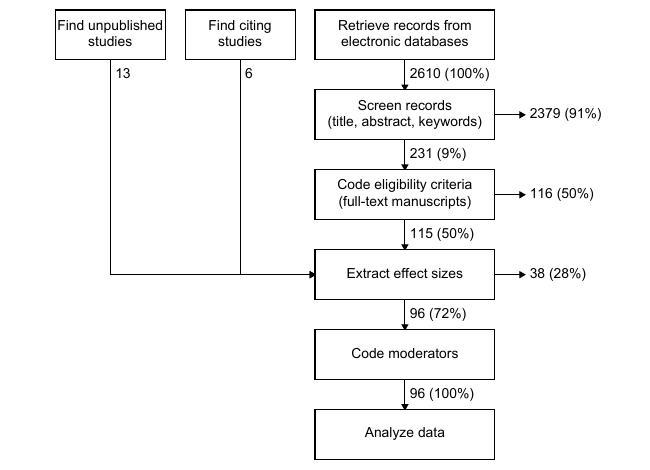

Source code (R):
rm(list = ls())

# Notes -------------------------------------------------------------------


# Library -----------------------------------------------------------------

  # Load packages
  library(tidyverse); library(glue); library(ggtext); library(numform)


# Prepare -----------------------------------------------------------------

  # Import data
  dl <- read_rds("data/dl.rds")
  
  # Compile records
  records <- bind_rows(
    read_csv("records/records-cleaned.csv") %>% 
      distinct(id) %>% 
      mutate(stage = 1L), 
    read_csv("records/records-screened.csv") %>% 
      distinct(id) %>% 
      mutate(stage = 2L),
    read_csv("records/records-coded.csv") %>% 
      distinct(id) %>% 
      mutate(stage = 3L)
  ) %>% 
    anti_join(
      bind_rows(
        read_csv("records/results/unpublished-studies.csv") %>% distinct(id),
        read_csv("records/results/citing-studies.csv") %>% distinct(id)
      ),
      by = "id"
    ) %>% 
    bind_rows(
      dl %>% 
        distinct(id, publication_status) %>% 
        mutate(stage = 4L),
      dl %>% 
        distinct(id, publication_status) %>% 
        mutate(stage = 5L)
    ) %>% 
    mutate(
      source = case_when(
        is.na(publication_status) ~ "database",
        id %in% unique(read_csv("records/results/citing-studies.csv")$id) ~ "citing",
        publication_status == "unpublished" ~ "unpublished",
        TRUE ~ "database"
      )
    ) %>% 
    bind_rows(
      read_csv("records/results/unpublished-studies.csv") %>% 
        distinct(id) %>% 
        anti_join(
          dl %>% filter(publication_status == "published") %>% distinct(id),
          by = "id"
        ) %>% 
        mutate(stage = 3L, source = "unpublished"),
      read_csv("records/results/citing-studies.csv") %>% 
        distinct(id) %>% 
        mutate(stage = 3L, source = "citing")
    ) %>% 
    count(stage, source) %>% 
    pivot_wider(
      names_from = source,
      values_from = n
    )

  # Summarize records
  counts <- records %>% 
    transmute(
      stage,
      n_included = case_when(
        stage <= 3 ~ database,
        stage >= 3 ~ database + citing + unpublished
      ),
      p_included = case_when(
        stage == 1L ~ 1.0,
        stage <= 3L ~ n_included/lag(n_included),
        stage == 4L ~ (n_included)/lag(database + citing + unpublished),
        stage == 5L ~ n_included/lag(n_included)
      ) %>% f_prop2percent(., digits = 0),
      n_excluded = case_when(
        stage == 1L ~ 0L,
        stage <= 3L ~ lag(n_included) - n_included,
        stage == 4L ~ lag(database + citing + unpublished) - (n_included),
        stage == 5L ~ lag(n_included) - (n_included),
      ),
      p_excluded = case_when(
        stage == 1L ~ 1.0,
        stage == 4L ~ n_excluded / lag(database + citing + unpublished),
        TRUE ~ n_excluded / lag(n_included)
      ) %>% f_prop2percent(., digits = 0)
    )
  

# Visualize ---------------------------------------------------------------

  # Create boxes
  boxes <- bind_rows(
    tibble(
      xmin = rep(27, 6),
      xmax = xmin + 18,
      ymin = seq(46, 6, -8),
      ymax = ymin - 5
    ),
    tibble(
      xmin = c(1, 14),
      xmax = xmin + 11,
      ymin = 46,
      ymax = 46 - 5
    )
  )
  
  # Create arrows
  arrows <- bind_rows(
    tibble(
      x    = 27 + 9,
      y    = seq(41, 6, -8),
      xend = x,
      yend = y - 3
    ),
    tibble(
      x    = 27 + 18,
      y    = seq(38 - 2.5, 22 - 2.5, -8),
      xend = x + 3,
      yend = y
    )
  )
  
  # Create labels
  labels <- bind_rows(
    tibble(
      x    = rep(27 + 9, 6),
      y    = seq(46 - 2.5, 6 - 2.5, -8),
      text = c(
        "Retrieve records from<br>electronic databases",
        "Screen records<br>(title, abstract, keywords)",
        "Code eligibility criteria<br>(full-text manuscripts)",
        "Extract effect sizes",
        "Code moderators",
        "Analyze data"
      ),
      hjust = 0.5
    ),
    tibble(
      x    = 27 + 9,
      y    = seq(46 - 6.5, 14 - 6.5, -8),
      text = glue("{counts$n_included} ({counts$p_included})"),
      hjust = 0
    ),
    tibble(
      x    = 27 + 21,
      y    = seq(38 - 2.5, 22 - 2.5, -8),
      text = glue("{counts$n_excluded[2:4]} ({counts$p_excluded[2:4]})"),
      hjust = 0
    ),
    tibble(
      x = c(1, 14) + 5.5,
      y = 46 - 2.5,
      text = c(
        "Find unpublished<br>studies",
        "Find citing<br>studies"
      ),
      hjust = 0.5
    ),
    tibble(
      x    = c(1, 14) + 5.5,
      y    = 46 - 6.5,
      text = c(
        as.character(records$unpublished[3]),
        as.character(records$citing[3])
      ),
      hjust = 0
    )
  )

  # Create flow chart
  ggplot(NULL) + 
  geom_path(
    data = tibble(
      x = c(6.5, 6.5, 27, 19.5, 19.5, 27),
      y = c(41, 19.5, 19.5, 41, 19.5, 19.5),
      group = rep(1:2, each = 3)
    ),
    aes(x = x, y = y, group = group),
    size = 1/.pt,
    linejoin = "mitre",
    arrow = arrow(
      length = unit(4, "pt"),
      type = "closed"
    )
  ) +
  geom_segment(
    data = arrows,
    aes(x = x, y = y, xend = xend, yend = yend),
    size = 1/.pt,
    linejoin = "mitre",
    arrow = arrow(
      length = unit(4, "pt"),
      type = "closed"
    )
  ) +
  geom_rect(
    data = boxes,
    aes(xmin = xmin, xmax = xmax, ymin = ymin, ymax = ymax),
    colour = "black", fill = "white", size = 1/.pt
  ) +
  geom_richtext(
    data = labels,
    aes(x = x, y = y, label = text, hjust = hjust),
    colour = "black", fill = NA, label.colour = NA,
    size = 10/.pt
  ) +
  scale_x_continuous(
    breaks = seq(0, 56, 4),
    minor_breaks = seq(0, 56, 1)
  ) +
  scale_y_continuous(
    breaks = seq(47, 0, -4),
    minor_breaks = seq(47, 0, -1)
  ) +
  coord_equal(xlim = c(0, 56), ylim = c(0, 47), expand = FALSE) +
  theme_void(base_size = 10)


# Export ------------------------------------------------------------------

  # Export figure (as .pdf)
  ggsave(
    "figures/figure-1.pdf",
    width = 6.5, height = 4.7, units = "in",
    device = cairo_pdf
  )
  
  # Export figure (as .png)
  ggsave(
    "figures/figure-1.png",
    width = 6.5, height = 4.7, units = "in",
    dpi = 600
  )      
